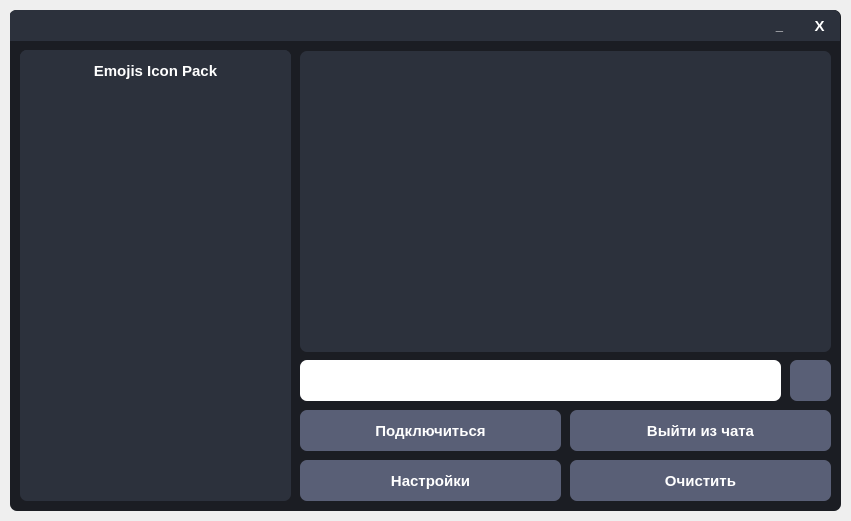
<?xml version="1.0" encoding="UTF-8"?>
<ui version="4.0">
 <class>MainWindow</class>
 <widget class="QMainWindow" name="MainWindow">
  <property name="geometry">
   <rect>
    <x>0</x>
    <y>0</y>
    <width>851</width>
    <height>521</height>
   </rect>
  </property>
  <property name="windowTitle">
   <string>MainWindow</string>
  </property>
  <widget class="QWidget" name="centralwidget">
   <widget class="QFrame" name="frame">
    <property name="geometry">
     <rect>
      <x>10</x>
      <y>10</y>
      <width>831</width>
      <height>501</height>
     </rect>
    </property>
    <property name="styleSheet">
     <string notr="true">QFrame{
	border-radius: 7px;
	background-color: #1B1D23;
}</string>
    </property>
    <property name="frameShape">
     <enum>QFrame::StyledPanel</enum>
    </property>
    <property name="frameShadow">
     <enum>QFrame::Raised</enum>
    </property>
    <widget class="QLineEdit" name="lineEdit">
     <property name="geometry">
      <rect>
       <x>290</x>
       <y>350</y>
       <width>481</width>
       <height>41</height>
      </rect>
     </property>
     <property name="font">
      <font>
       <pointsize>11</pointsize>
       <weight>75</weight>
       <bold>true</bold>
      </font>
     </property>
     <property name="styleSheet">
      <string notr="true">QLineEdit{
	border-radius: 7px;
}</string>
     </property>
     <property name="text">
      <string/>
     </property>
     <property name="alignment">
      <set>Qt::AlignLeading|Qt::AlignLeft|Qt::AlignVCenter</set>
     </property>
     <property name="placeholderText">
      <string/>
     </property>
     <property name="clearButtonEnabled">
      <bool>true</bool>
     </property>
    </widget>
    <widget class="QPushButton" name="pushButton">
     <property name="geometry">
      <rect>
       <x>780</x>
       <y>350</y>
       <width>41</width>
       <height>41</height>
      </rect>
     </property>
     <property name="font">
      <font>
       <pointsize>11</pointsize>
       <weight>75</weight>
       <bold>true</bold>
      </font>
     </property>
     <property name="cursor">
      <cursorShape>PointingHandCursor</cursorShape>
     </property>
     <property name="styleSheet">
      <string notr="true">QPushButton{
	color: white;
	border-radius: 7px;
	background-color: #595F76;
}

QPushButton:hover{
	background-color: #50566E;
}

QPushButton:pressed{
	background-color: #434965;
}</string>
     </property>
     <property name="text">
      <string/>
     </property>
     <property name="icon">
      <iconset>
       <normaloff>icons/send.png</normaloff>icons/send.png</iconset>
     </property>
     <property name="iconSize">
      <size>
       <width>32</width>
       <height>32</height>
      </size>
     </property>
    </widget>
    <widget class="QPushButton" name="pushButton_2">
     <property name="geometry">
      <rect>
       <x>290</x>
       <y>400</y>
       <width>261</width>
       <height>41</height>
      </rect>
     </property>
     <property name="font">
      <font>
       <pointsize>11</pointsize>
       <weight>75</weight>
       <bold>true</bold>
      </font>
     </property>
     <property name="cursor">
      <cursorShape>PointingHandCursor</cursorShape>
     </property>
     <property name="styleSheet">
      <string notr="true">QPushButton{
	color: white;
	border-radius: 7px;
	background-color: #595F76;
}

QPushButton:hover{
	background-color: #50566E;
}

QPushButton:pressed{
	background-color: #434965;
}</string>
     </property>
     <property name="text">
      <string>Подключиться</string>
     </property>
    </widget>
    <widget class="QPushButton" name="pushButton_4">
     <property name="geometry">
      <rect>
       <x>560</x>
       <y>450</y>
       <width>261</width>
       <height>41</height>
      </rect>
     </property>
     <property name="font">
      <font>
       <pointsize>11</pointsize>
       <weight>75</weight>
       <bold>true</bold>
      </font>
     </property>
     <property name="cursor">
      <cursorShape>PointingHandCursor</cursorShape>
     </property>
     <property name="styleSheet">
      <string notr="true">QPushButton{
	color: white;
	border-radius: 7px;
	background-color: #595F76;
}

QPushButton:hover{
	background-color: #50566E;
}

QPushButton:pressed{
	background-color: #434965;
}</string>
     </property>
     <property name="text">
      <string>Очистить</string>
     </property>
    </widget>
    <widget class="QFrame" name="frame_3">
     <property name="geometry">
      <rect>
       <x>-1</x>
       <y>0</y>
       <width>831</width>
       <height>31</height>
      </rect>
     </property>
     <property name="styleSheet">
      <string notr="true">QFrame{
	border-bottom-left-radius: 0px;
	border-bottom-right-radius: 0px;
	background-color: #2C313C;
}</string>
     </property>
     <property name="frameShape">
      <enum>QFrame::StyledPanel</enum>
     </property>
     <property name="frameShadow">
      <enum>QFrame::Raised</enum>
     </property>
     <widget class="QPushButton" name="pushButton_3">
      <property name="geometry">
       <rect>
        <x>790</x>
        <y>0</y>
        <width>41</width>
        <height>31</height>
       </rect>
      </property>
      <property name="font">
       <font>
        <pointsize>11</pointsize>
        <weight>75</weight>
        <bold>true</bold>
       </font>
      </property>
      <property name="cursor">
       <cursorShape>PointingHandCursor</cursorShape>
      </property>
      <property name="styleSheet">
       <string notr="true">QPushButton{
	color: white;
	border: none;
	border-top-right-radius: 7px;
	background-color: #2C313C;
}

QPushButton:hover{
	background-color: #45494D;
}

QPushButton:pressed{
	color: #EA2F4E;
}</string>
      </property>
      <property name="text">
       <string>X</string>
      </property>
     </widget>
     <widget class="QPushButton" name="pushButton_5">
      <property name="geometry">
       <rect>
        <x>750</x>
        <y>0</y>
        <width>41</width>
        <height>31</height>
       </rect>
      </property>
      <property name="font">
       <font>
        <pointsize>10</pointsize>
        <weight>75</weight>
        <bold>true</bold>
       </font>
      </property>
      <property name="cursor">
       <cursorShape>PointingHandCursor</cursorShape>
      </property>
      <property name="styleSheet">
       <string notr="true">QPushButton{
	color: white;
	border: none;
	border-top-right-radius: 7px;
	background-color: #2C313C;
}

QPushButton:hover{
	background-color: #45494D;
}

QPushButton:pressed{
	color: #EA2F4E;
}</string>
      </property>
      <property name="text">
       <string>_</string>
      </property>
      <property name="default">
       <bool>false</bool>
      </property>
     </widget>
    </widget>
    <widget class="QFrame" name="frame_4">
     <property name="geometry">
      <rect>
       <x>10</x>
       <y>40</y>
       <width>271</width>
       <height>451</height>
      </rect>
     </property>
     <property name="styleSheet">
      <string notr="true">QFrame{
	color: white;
	border-radius: 7px;
	background-color: #2C313C;
}</string>
     </property>
     <property name="frameShape">
      <enum>QFrame::StyledPanel</enum>
     </property>
     <property name="frameShadow">
      <enum>QFrame::Raised</enum>
     </property>
     <widget class="QPushButton" name="pushButton_6">
      <property name="geometry">
       <rect>
        <x>10</x>
        <y>130</y>
        <width>71</width>
        <height>71</height>
       </rect>
      </property>
      <property name="cursor">
       <cursorShape>PointingHandCursor</cursorShape>
      </property>
      <property name="styleSheet">
       <string notr="true">QPushButton{
	border: none;
}</string>
      </property>
      <property name="text">
       <string/>
      </property>
      <property name="icon">
       <iconset>
        <normaloff>icons/smile4.png</normaloff>icons/smile4.png</iconset>
      </property>
      <property name="iconSize">
       <size>
        <width>64</width>
        <height>64</height>
       </size>
      </property>
     </widget>
     <widget class="QPushButton" name="pushButton_8">
      <property name="geometry">
       <rect>
        <x>100</x>
        <y>130</y>
        <width>71</width>
        <height>71</height>
       </rect>
      </property>
      <property name="cursor">
       <cursorShape>PointingHandCursor</cursorShape>
      </property>
      <property name="styleSheet">
       <string notr="true">QPushButton{
	border: none;
}</string>
      </property>
      <property name="text">
       <string/>
      </property>
      <property name="icon">
       <iconset>
        <normaloff>icons/smile5.png</normaloff>icons/smile5.png</iconset>
      </property>
      <property name="iconSize">
       <size>
        <width>64</width>
        <height>64</height>
       </size>
      </property>
     </widget>
     <widget class="QPushButton" name="pushButton_9">
      <property name="geometry">
       <rect>
        <x>190</x>
        <y>130</y>
        <width>71</width>
        <height>71</height>
       </rect>
      </property>
      <property name="cursor">
       <cursorShape>PointingHandCursor</cursorShape>
      </property>
      <property name="styleSheet">
       <string notr="true">QPushButton{
	border: none;
}</string>
      </property>
      <property name="text">
       <string/>
      </property>
      <property name="icon">
       <iconset>
        <normaloff>icons/smile6.png</normaloff>icons/smile6.png</iconset>
      </property>
      <property name="iconSize">
       <size>
        <width>64</width>
        <height>64</height>
       </size>
      </property>
     </widget>
     <widget class="QPushButton" name="pushButton_10">
      <property name="geometry">
       <rect>
        <x>10</x>
        <y>50</y>
        <width>71</width>
        <height>71</height>
       </rect>
      </property>
      <property name="cursor">
       <cursorShape>PointingHandCursor</cursorShape>
      </property>
      <property name="styleSheet">
       <string notr="true">QPushButton{
	border: none;
}</string>
      </property>
      <property name="text">
       <string/>
      </property>
      <property name="icon">
       <iconset>
        <normaloff>icons/smile1.png</normaloff>icons/smile1.png</iconset>
      </property>
      <property name="iconSize">
       <size>
        <width>64</width>
        <height>64</height>
       </size>
      </property>
     </widget>
     <widget class="QPushButton" name="pushButton_11">
      <property name="geometry">
       <rect>
        <x>100</x>
        <y>50</y>
        <width>71</width>
        <height>71</height>
       </rect>
      </property>
      <property name="cursor">
       <cursorShape>PointingHandCursor</cursorShape>
      </property>
      <property name="styleSheet">
       <string notr="true">QPushButton{
	border: none;
}</string>
      </property>
      <property name="text">
       <string/>
      </property>
      <property name="icon">
       <iconset>
        <normaloff>icons/smile2.png</normaloff>icons/smile2.png</iconset>
      </property>
      <property name="iconSize">
       <size>
        <width>64</width>
        <height>64</height>
       </size>
      </property>
     </widget>
     <widget class="QPushButton" name="pushButton_12">
      <property name="geometry">
       <rect>
        <x>190</x>
        <y>50</y>
        <width>71</width>
        <height>71</height>
       </rect>
      </property>
      <property name="cursor">
       <cursorShape>PointingHandCursor</cursorShape>
      </property>
      <property name="styleSheet">
       <string notr="true">QPushButton{
	border: none;
}</string>
      </property>
      <property name="text">
       <string/>
      </property>
      <property name="icon">
       <iconset>
        <normaloff>icons/smile3.png</normaloff>icons/smile3.png</iconset>
      </property>
      <property name="iconSize">
       <size>
        <width>64</width>
        <height>64</height>
       </size>
      </property>
     </widget>
     <widget class="QPushButton" name="pushButton_13">
      <property name="geometry">
       <rect>
        <x>10</x>
        <y>210</y>
        <width>71</width>
        <height>71</height>
       </rect>
      </property>
      <property name="cursor">
       <cursorShape>PointingHandCursor</cursorShape>
      </property>
      <property name="styleSheet">
       <string notr="true">QPushButton{
	border: none;
}</string>
      </property>
      <property name="text">
       <string/>
      </property>
      <property name="icon">
       <iconset>
        <normaloff>icons/smile7.png</normaloff>icons/smile7.png</iconset>
      </property>
      <property name="iconSize">
       <size>
        <width>64</width>
        <height>64</height>
       </size>
      </property>
     </widget>
     <widget class="QPushButton" name="pushButton_14">
      <property name="geometry">
       <rect>
        <x>10</x>
        <y>290</y>
        <width>71</width>
        <height>71</height>
       </rect>
      </property>
      <property name="cursor">
       <cursorShape>PointingHandCursor</cursorShape>
      </property>
      <property name="styleSheet">
       <string notr="true">QPushButton{
	border: none;
}</string>
      </property>
      <property name="text">
       <string/>
      </property>
      <property name="icon">
       <iconset>
        <normaloff>icons/smile10.png</normaloff>icons/smile10.png</iconset>
      </property>
      <property name="iconSize">
       <size>
        <width>64</width>
        <height>64</height>
       </size>
      </property>
     </widget>
     <widget class="QPushButton" name="pushButton_15">
      <property name="geometry">
       <rect>
        <x>100</x>
        <y>290</y>
        <width>71</width>
        <height>71</height>
       </rect>
      </property>
      <property name="cursor">
       <cursorShape>PointingHandCursor</cursorShape>
      </property>
      <property name="styleSheet">
       <string notr="true">QPushButton{
	border: none;
}</string>
      </property>
      <property name="text">
       <string/>
      </property>
      <property name="icon">
       <iconset>
        <normaloff>icons/smile11.png</normaloff>icons/smile11.png</iconset>
      </property>
      <property name="iconSize">
       <size>
        <width>64</width>
        <height>64</height>
       </size>
      </property>
     </widget>
     <widget class="QPushButton" name="pushButton_16">
      <property name="geometry">
       <rect>
        <x>190</x>
        <y>210</y>
        <width>71</width>
        <height>71</height>
       </rect>
      </property>
      <property name="cursor">
       <cursorShape>PointingHandCursor</cursorShape>
      </property>
      <property name="styleSheet">
       <string notr="true">QPushButton{
	border: none;
}</string>
      </property>
      <property name="text">
       <string/>
      </property>
      <property name="icon">
       <iconset>
        <normaloff>icons/smile9.png</normaloff>icons/smile9.png</iconset>
      </property>
      <property name="iconSize">
       <size>
        <width>64</width>
        <height>64</height>
       </size>
      </property>
     </widget>
     <widget class="QPushButton" name="pushButton_17">
      <property name="geometry">
       <rect>
        <x>100</x>
        <y>210</y>
        <width>71</width>
        <height>71</height>
       </rect>
      </property>
      <property name="cursor">
       <cursorShape>PointingHandCursor</cursorShape>
      </property>
      <property name="styleSheet">
       <string notr="true">QPushButton{
	border: none;
}</string>
      </property>
      <property name="text">
       <string/>
      </property>
      <property name="icon">
       <iconset>
        <normaloff>icons/smile8.png</normaloff>icons/smile8.png</iconset>
      </property>
      <property name="iconSize">
       <size>
        <width>64</width>
        <height>64</height>
       </size>
      </property>
     </widget>
     <widget class="QPushButton" name="pushButton_18">
      <property name="geometry">
       <rect>
        <x>190</x>
        <y>290</y>
        <width>71</width>
        <height>71</height>
       </rect>
      </property>
      <property name="cursor">
       <cursorShape>PointingHandCursor</cursorShape>
      </property>
      <property name="styleSheet">
       <string notr="true">QPushButton{
	border: none;
}</string>
      </property>
      <property name="text">
       <string/>
      </property>
      <property name="icon">
       <iconset>
        <normaloff>icons/smile12.png</normaloff>icons/smile12.png</iconset>
      </property>
      <property name="iconSize">
       <size>
        <width>64</width>
        <height>64</height>
       </size>
      </property>
     </widget>
     <widget class="QPushButton" name="pushButton_21">
      <property name="geometry">
       <rect>
        <x>10</x>
        <y>370</y>
        <width>71</width>
        <height>71</height>
       </rect>
      </property>
      <property name="cursor">
       <cursorShape>PointingHandCursor</cursorShape>
      </property>
      <property name="styleSheet">
       <string notr="true">QPushButton{
	border: none;
}</string>
      </property>
      <property name="text">
       <string/>
      </property>
      <property name="icon">
       <iconset>
        <normaloff>icons/smile13.png</normaloff>icons/smile13.png</iconset>
      </property>
      <property name="iconSize">
       <size>
        <width>64</width>
        <height>64</height>
       </size>
      </property>
     </widget>
     <widget class="QPushButton" name="pushButton_22">
      <property name="geometry">
       <rect>
        <x>100</x>
        <y>370</y>
        <width>71</width>
        <height>71</height>
       </rect>
      </property>
      <property name="cursor">
       <cursorShape>PointingHandCursor</cursorShape>
      </property>
      <property name="styleSheet">
       <string notr="true">QPushButton{
	border: none;
}</string>
      </property>
      <property name="text">
       <string/>
      </property>
      <property name="icon">
       <iconset>
        <normaloff>icons/smile14.png</normaloff>icons/smile14.png</iconset>
      </property>
      <property name="iconSize">
       <size>
        <width>64</width>
        <height>64</height>
       </size>
      </property>
     </widget>
     <widget class="QPushButton" name="pushButton_24">
      <property name="geometry">
       <rect>
        <x>190</x>
        <y>370</y>
        <width>71</width>
        <height>71</height>
       </rect>
      </property>
      <property name="cursor">
       <cursorShape>PointingHandCursor</cursorShape>
      </property>
      <property name="styleSheet">
       <string notr="true">QPushButton{
	border: none;
}</string>
      </property>
      <property name="text">
       <string/>
      </property>
      <property name="icon">
       <iconset>
        <normaloff>icons/smile15.png</normaloff>icons/smile15.png</iconset>
      </property>
      <property name="iconSize">
       <size>
        <width>64</width>
        <height>64</height>
       </size>
      </property>
     </widget>
     <widget class="QLabel" name="label">
      <property name="geometry">
       <rect>
        <x>0</x>
        <y>0</y>
        <width>271</width>
        <height>41</height>
       </rect>
      </property>
      <property name="font">
       <font>
        <pointsize>11</pointsize>
        <weight>75</weight>
        <bold>true</bold>
       </font>
      </property>
      <property name="text">
       <string>Emojis Icon Pack</string>
      </property>
      <property name="alignment">
       <set>Qt::AlignCenter</set>
      </property>
     </widget>
    </widget>
    <widget class="QPushButton" name="pushButton_7">
     <property name="geometry">
      <rect>
       <x>290</x>
       <y>450</y>
       <width>261</width>
       <height>41</height>
      </rect>
     </property>
     <property name="font">
      <font>
       <pointsize>11</pointsize>
       <weight>75</weight>
       <bold>true</bold>
      </font>
     </property>
     <property name="cursor">
      <cursorShape>PointingHandCursor</cursorShape>
     </property>
     <property name="styleSheet">
      <string notr="true">QPushButton{
	color: white;
	border-radius: 7px;
	background-color: #595F76;
}

QPushButton:hover{
	background-color: #50566E;
}

QPushButton:pressed{
	background-color: #434965;
}</string>
     </property>
     <property name="text">
      <string>Настройки</string>
     </property>
    </widget>
    <widget class="QListWidget" name="listWidget">
     <property name="geometry">
      <rect>
       <x>290</x>
       <y>41</y>
       <width>531</width>
       <height>301</height>
      </rect>
     </property>
     <property name="font">
      <font>
       <pointsize>11</pointsize>
       <weight>75</weight>
       <bold>true</bold>
      </font>
     </property>
     <property name="tabletTracking">
      <bool>false</bool>
     </property>
     <property name="autoFillBackground">
      <bool>false</bool>
     </property>
     <property name="styleSheet">
      <string notr="true">color: white;
border-radius: 7px;
background-color: #2C313C;
</string>
     </property>
     <property name="frameShape">
      <enum>QFrame::StyledPanel</enum>
     </property>
     <property name="frameShadow">
      <enum>QFrame::Sunken</enum>
     </property>
     <property name="lineWidth">
      <number>1</number>
     </property>
     <property name="verticalScrollBarPolicy">
      <enum>Qt::ScrollBarAsNeeded</enum>
     </property>
     <property name="horizontalScrollBarPolicy">
      <enum>Qt::ScrollBarAsNeeded</enum>
     </property>
     <property name="sizeAdjustPolicy">
      <enum>QAbstractScrollArea::AdjustIgnored</enum>
     </property>
     <property name="autoScroll">
      <bool>true</bool>
     </property>
     <property name="tabKeyNavigation">
      <bool>false</bool>
     </property>
     <property name="showDropIndicator" stdset="0">
      <bool>true</bool>
     </property>
     <property name="dragDropOverwriteMode">
      <bool>false</bool>
     </property>
     <property name="alternatingRowColors">
      <bool>false</bool>
     </property>
     <property name="verticalScrollMode">
      <enum>QAbstractItemView::ScrollPerItem</enum>
     </property>
     <property name="horizontalScrollMode">
      <enum>QAbstractItemView::ScrollPerItem</enum>
     </property>
     <property name="movement">
      <enum>QListView::Static</enum>
     </property>
     <property name="flow">
      <enum>QListView::TopToBottom</enum>
     </property>
     <property name="isWrapping" stdset="0">
      <bool>false</bool>
     </property>
     <property name="resizeMode">
      <enum>QListView::Fixed</enum>
     </property>
     <property name="layoutMode">
      <enum>QListView::SinglePass</enum>
     </property>
     <property name="viewMode">
      <enum>QListView::ListMode</enum>
     </property>
     <property name="uniformItemSizes">
      <bool>false</bool>
     </property>
     <property name="wordWrap">
      <bool>false</bool>
     </property>
     <property name="selectionRectVisible">
      <bool>false</bool>
     </property>
     <property name="sortingEnabled">
      <bool>false</bool>
     </property>
    </widget>
    <widget class="QPushButton" name="pushButton_19">
     <property name="geometry">
      <rect>
       <x>560</x>
       <y>400</y>
       <width>261</width>
       <height>41</height>
      </rect>
     </property>
     <property name="font">
      <font>
       <pointsize>11</pointsize>
       <weight>75</weight>
       <bold>true</bold>
      </font>
     </property>
     <property name="cursor">
      <cursorShape>PointingHandCursor</cursorShape>
     </property>
     <property name="styleSheet">
      <string notr="true">QPushButton{
	color: white;
	border-radius: 7px;
	background-color: #595F76;
}

QPushButton:hover{
	background-color: #50566E;
}

QPushButton:pressed{
	background-color: #434965;
}</string>
     </property>
     <property name="text">
      <string>Выйти из чата</string>
     </property>
    </widget>
   </widget>
  </widget>
 </widget>
 <resources/>
 <connections/>
</ui>
